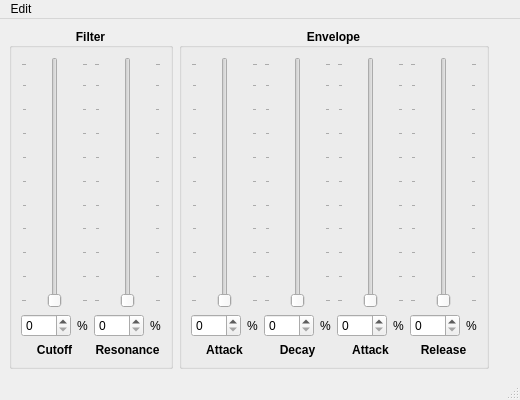
<?xml version="1.0" encoding="UTF-8"?>
<ui version="4.0">
 <class>MainWindow</class>
 <widget class="QMainWindow" name="MainWindow">
  <property name="geometry">
   <rect>
    <x>0</x>
    <y>0</y>
    <width>520</width>
    <height>400</height>
   </rect>
  </property>
  <property name="windowTitle">
   <string>MainWindow</string>
  </property>
  <widget class="QWidget" name="centralwidget">
   <layout class="QHBoxLayout" name="horizontalLayout_2">
    <item>
     <widget class="QGroupBox" name="groupBox">
      <property name="font">
       <font>
        <weight>75</weight>
        <bold>true</bold>
       </font>
      </property>
      <property name="title">
       <string>Filter</string>
      </property>
      <property name="alignment">
       <set>Qt::AlignCenter</set>
      </property>
      <layout class="QHBoxLayout" name="horizontalLayout">
       <item>
        <layout class="QVBoxLayout" name="verticalLayout_3">
         <item>
          <widget class="QSlider" name="slider_filter_cutoff">
           <property name="sizePolicy">
            <sizepolicy hsizetype="Minimum" vsizetype="Expanding">
             <horstretch>0</horstretch>
             <verstretch>0</verstretch>
            </sizepolicy>
           </property>
           <property name="font">
            <font>
             <weight>50</weight>
             <bold>false</bold>
            </font>
           </property>
           <property name="orientation">
            <enum>Qt::Vertical</enum>
           </property>
           <property name="tickPosition">
            <enum>QSlider::TicksBothSides</enum>
           </property>
           <property name="tickInterval">
            <number>10</number>
           </property>
          </widget>
         </item>
         <item>
          <layout class="QHBoxLayout" name="horizontalLayout_3">
           <item>
            <widget class="QSpinBox" name="box_filter_cutoff">
             <property name="sizePolicy">
              <sizepolicy hsizetype="Minimum" vsizetype="Fixed">
               <horstretch>0</horstretch>
               <verstretch>0</verstretch>
              </sizepolicy>
             </property>
             <property name="minimumSize">
              <size>
               <width>50</width>
               <height>0</height>
              </size>
             </property>
             <property name="font">
              <font>
               <weight>50</weight>
               <bold>false</bold>
              </font>
             </property>
            </widget>
           </item>
           <item>
            <widget class="QLabel" name="lbl_filter_percent">
             <property name="sizePolicy">
              <sizepolicy hsizetype="Minimum" vsizetype="Preferred">
               <horstretch>0</horstretch>
               <verstretch>0</verstretch>
              </sizepolicy>
             </property>
             <property name="font">
              <font>
               <weight>50</weight>
               <bold>false</bold>
              </font>
             </property>
             <property name="text">
              <string>%</string>
             </property>
             <property name="alignment">
              <set>Qt::AlignCenter</set>
             </property>
            </widget>
           </item>
          </layout>
         </item>
         <item>
          <widget class="QLabel" name="lbl_filter_cutoff">
           <property name="font">
            <font>
             <weight>75</weight>
             <bold>true</bold>
            </font>
           </property>
           <property name="text">
            <string>Cutoff</string>
           </property>
           <property name="alignment">
            <set>Qt::AlignCenter</set>
           </property>
          </widget>
         </item>
        </layout>
       </item>
       <item>
        <layout class="QVBoxLayout" name="verticalLayout_4">
         <item>
          <widget class="QSlider" name="slider_filter_resonance">
           <property name="sizePolicy">
            <sizepolicy hsizetype="Minimum" vsizetype="Expanding">
             <horstretch>0</horstretch>
             <verstretch>0</verstretch>
            </sizepolicy>
           </property>
           <property name="font">
            <font>
             <weight>50</weight>
             <bold>false</bold>
            </font>
           </property>
           <property name="orientation">
            <enum>Qt::Vertical</enum>
           </property>
           <property name="tickPosition">
            <enum>QSlider::TicksBothSides</enum>
           </property>
           <property name="tickInterval">
            <number>10</number>
           </property>
          </widget>
         </item>
         <item>
          <layout class="QHBoxLayout" name="horizontalLayout_4">
           <item>
            <widget class="QSpinBox" name="box_filter_resonance">
             <property name="sizePolicy">
              <sizepolicy hsizetype="Minimum" vsizetype="Fixed">
               <horstretch>0</horstretch>
               <verstretch>0</verstretch>
              </sizepolicy>
             </property>
             <property name="minimumSize">
              <size>
               <width>50</width>
               <height>0</height>
              </size>
             </property>
             <property name="font">
              <font>
               <weight>50</weight>
               <bold>false</bold>
              </font>
             </property>
            </widget>
           </item>
           <item>
            <widget class="QLabel" name="lbl_filter_percent_2">
             <property name="sizePolicy">
              <sizepolicy hsizetype="Minimum" vsizetype="Preferred">
               <horstretch>0</horstretch>
               <verstretch>0</verstretch>
              </sizepolicy>
             </property>
             <property name="font">
              <font>
               <weight>50</weight>
               <bold>false</bold>
              </font>
             </property>
             <property name="text">
              <string>%</string>
             </property>
             <property name="alignment">
              <set>Qt::AlignCenter</set>
             </property>
            </widget>
           </item>
          </layout>
         </item>
         <item>
          <widget class="QLabel" name="lbl_filter_resonance">
           <property name="font">
            <font>
             <weight>75</weight>
             <bold>true</bold>
            </font>
           </property>
           <property name="text">
            <string>Resonance</string>
           </property>
           <property name="alignment">
            <set>Qt::AlignCenter</set>
           </property>
          </widget>
         </item>
        </layout>
       </item>
      </layout>
     </widget>
    </item>
    <item>
     <widget class="QGroupBox" name="groupBox_2">
      <property name="font">
       <font>
        <weight>75</weight>
        <bold>true</bold>
       </font>
      </property>
      <property name="title">
       <string>Envelope</string>
      </property>
      <property name="alignment">
       <set>Qt::AlignCenter</set>
      </property>
      <layout class="QHBoxLayout" name="horizontalLayout_5">
       <item>
        <layout class="QVBoxLayout" name="verticalLayout_5">
         <item>
          <widget class="QSlider" name="slider_envelope_attack">
           <property name="sizePolicy">
            <sizepolicy hsizetype="Minimum" vsizetype="Expanding">
             <horstretch>0</horstretch>
             <verstretch>0</verstretch>
            </sizepolicy>
           </property>
           <property name="font">
            <font>
             <weight>50</weight>
             <bold>false</bold>
            </font>
           </property>
           <property name="orientation">
            <enum>Qt::Vertical</enum>
           </property>
           <property name="tickPosition">
            <enum>QSlider::TicksBothSides</enum>
           </property>
           <property name="tickInterval">
            <number>10</number>
           </property>
          </widget>
         </item>
         <item>
          <layout class="QHBoxLayout" name="horizontalLayout_6">
           <item>
            <widget class="QSpinBox" name="box_envelope_attack">
             <property name="sizePolicy">
              <sizepolicy hsizetype="Minimum" vsizetype="Fixed">
               <horstretch>0</horstretch>
               <verstretch>0</verstretch>
              </sizepolicy>
             </property>
             <property name="minimumSize">
              <size>
               <width>50</width>
               <height>0</height>
              </size>
             </property>
             <property name="font">
              <font>
               <weight>50</weight>
               <bold>false</bold>
              </font>
             </property>
            </widget>
           </item>
           <item>
            <widget class="QLabel" name="lbl_filter_percent_3">
             <property name="sizePolicy">
              <sizepolicy hsizetype="Minimum" vsizetype="Preferred">
               <horstretch>0</horstretch>
               <verstretch>0</verstretch>
              </sizepolicy>
             </property>
             <property name="font">
              <font>
               <weight>50</weight>
               <bold>false</bold>
              </font>
             </property>
             <property name="text">
              <string>%</string>
             </property>
             <property name="alignment">
              <set>Qt::AlignCenter</set>
             </property>
            </widget>
           </item>
          </layout>
         </item>
         <item>
          <widget class="QLabel" name="lbl_envelop_attack">
           <property name="font">
            <font>
             <weight>75</weight>
             <bold>true</bold>
            </font>
           </property>
           <property name="text">
            <string>Attack</string>
           </property>
           <property name="alignment">
            <set>Qt::AlignCenter</set>
           </property>
          </widget>
         </item>
        </layout>
       </item>
       <item>
        <layout class="QVBoxLayout" name="verticalLayout_6">
         <item>
          <widget class="QSlider" name="slider_envelope_decay">
           <property name="sizePolicy">
            <sizepolicy hsizetype="Minimum" vsizetype="Expanding">
             <horstretch>0</horstretch>
             <verstretch>0</verstretch>
            </sizepolicy>
           </property>
           <property name="font">
            <font>
             <weight>50</weight>
             <bold>false</bold>
            </font>
           </property>
           <property name="orientation">
            <enum>Qt::Vertical</enum>
           </property>
           <property name="tickPosition">
            <enum>QSlider::TicksBothSides</enum>
           </property>
           <property name="tickInterval">
            <number>10</number>
           </property>
          </widget>
         </item>
         <item>
          <layout class="QHBoxLayout" name="horizontalLayout_7">
           <item>
            <widget class="QSpinBox" name="box_envelope_decay">
             <property name="sizePolicy">
              <sizepolicy hsizetype="Minimum" vsizetype="Fixed">
               <horstretch>0</horstretch>
               <verstretch>0</verstretch>
              </sizepolicy>
             </property>
             <property name="minimumSize">
              <size>
               <width>50</width>
               <height>0</height>
              </size>
             </property>
             <property name="font">
              <font>
               <weight>50</weight>
               <bold>false</bold>
              </font>
             </property>
            </widget>
           </item>
           <item>
            <widget class="QLabel" name="lbl_filter_percent_4">
             <property name="sizePolicy">
              <sizepolicy hsizetype="Minimum" vsizetype="Preferred">
               <horstretch>0</horstretch>
               <verstretch>0</verstretch>
              </sizepolicy>
             </property>
             <property name="font">
              <font>
               <weight>50</weight>
               <bold>false</bold>
              </font>
             </property>
             <property name="text">
              <string>%</string>
             </property>
             <property name="alignment">
              <set>Qt::AlignCenter</set>
             </property>
            </widget>
           </item>
          </layout>
         </item>
         <item>
          <widget class="QLabel" name="lbl_envelope_decay">
           <property name="font">
            <font>
             <weight>75</weight>
             <bold>true</bold>
            </font>
           </property>
           <property name="text">
            <string>Decay</string>
           </property>
           <property name="alignment">
            <set>Qt::AlignCenter</set>
           </property>
          </widget>
         </item>
        </layout>
       </item>
       <item>
        <layout class="QVBoxLayout" name="verticalLayout_7">
         <item>
          <widget class="QSlider" name="slider_envelope_sustain">
           <property name="sizePolicy">
            <sizepolicy hsizetype="Minimum" vsizetype="Expanding">
             <horstretch>0</horstretch>
             <verstretch>0</verstretch>
            </sizepolicy>
           </property>
           <property name="font">
            <font>
             <weight>50</weight>
             <bold>false</bold>
            </font>
           </property>
           <property name="orientation">
            <enum>Qt::Vertical</enum>
           </property>
           <property name="tickPosition">
            <enum>QSlider::TicksBothSides</enum>
           </property>
           <property name="tickInterval">
            <number>10</number>
           </property>
          </widget>
         </item>
         <item>
          <layout class="QHBoxLayout" name="horizontalLayout_8">
           <item>
            <widget class="QSpinBox" name="box_envelope_sustain">
             <property name="sizePolicy">
              <sizepolicy hsizetype="Minimum" vsizetype="Fixed">
               <horstretch>0</horstretch>
               <verstretch>0</verstretch>
              </sizepolicy>
             </property>
             <property name="minimumSize">
              <size>
               <width>50</width>
               <height>0</height>
              </size>
             </property>
             <property name="font">
              <font>
               <weight>50</weight>
               <bold>false</bold>
              </font>
             </property>
            </widget>
           </item>
           <item>
            <widget class="QLabel" name="lbl_filter_percent_5">
             <property name="sizePolicy">
              <sizepolicy hsizetype="Minimum" vsizetype="Preferred">
               <horstretch>0</horstretch>
               <verstretch>0</verstretch>
              </sizepolicy>
             </property>
             <property name="font">
              <font>
               <weight>50</weight>
               <bold>false</bold>
              </font>
             </property>
             <property name="text">
              <string>%</string>
             </property>
             <property name="alignment">
              <set>Qt::AlignCenter</set>
             </property>
            </widget>
           </item>
          </layout>
         </item>
         <item>
          <widget class="QLabel" name="lbl_envelope_sustain">
           <property name="font">
            <font>
             <weight>75</weight>
             <bold>true</bold>
            </font>
           </property>
           <property name="text">
            <string>Attack</string>
           </property>
           <property name="alignment">
            <set>Qt::AlignCenter</set>
           </property>
          </widget>
         </item>
        </layout>
       </item>
       <item>
        <layout class="QVBoxLayout" name="verticalLayout_8">
         <item>
          <widget class="QSlider" name="slider_envelope_release">
           <property name="sizePolicy">
            <sizepolicy hsizetype="Minimum" vsizetype="Expanding">
             <horstretch>0</horstretch>
             <verstretch>0</verstretch>
            </sizepolicy>
           </property>
           <property name="font">
            <font>
             <weight>50</weight>
             <bold>false</bold>
            </font>
           </property>
           <property name="orientation">
            <enum>Qt::Vertical</enum>
           </property>
           <property name="tickPosition">
            <enum>QSlider::TicksBothSides</enum>
           </property>
           <property name="tickInterval">
            <number>10</number>
           </property>
          </widget>
         </item>
         <item>
          <layout class="QHBoxLayout" name="horizontalLayout_9">
           <item>
            <widget class="QSpinBox" name="box_envelope_release">
             <property name="sizePolicy">
              <sizepolicy hsizetype="Minimum" vsizetype="Fixed">
               <horstretch>0</horstretch>
               <verstretch>0</verstretch>
              </sizepolicy>
             </property>
             <property name="minimumSize">
              <size>
               <width>50</width>
               <height>0</height>
              </size>
             </property>
             <property name="font">
              <font>
               <weight>50</weight>
               <bold>false</bold>
              </font>
             </property>
            </widget>
           </item>
           <item>
            <widget class="QLabel" name="lbl_filter_percent_6">
             <property name="sizePolicy">
              <sizepolicy hsizetype="Minimum" vsizetype="Preferred">
               <horstretch>0</horstretch>
               <verstretch>0</verstretch>
              </sizepolicy>
             </property>
             <property name="font">
              <font>
               <weight>50</weight>
               <bold>false</bold>
              </font>
             </property>
             <property name="text">
              <string>%</string>
             </property>
             <property name="alignment">
              <set>Qt::AlignCenter</set>
             </property>
            </widget>
           </item>
          </layout>
         </item>
         <item>
          <widget class="QLabel" name="lbl_envelope_release">
           <property name="font">
            <font>
             <weight>75</weight>
             <bold>true</bold>
            </font>
           </property>
           <property name="text">
            <string>Release</string>
           </property>
           <property name="alignment">
            <set>Qt::AlignCenter</set>
           </property>
          </widget>
         </item>
        </layout>
       </item>
      </layout>
     </widget>
    </item>
    <item>
     <spacer name="horizontalSpacer">
      <property name="orientation">
       <enum>Qt::Horizontal</enum>
      </property>
      <property name="sizeHint" stdset="0">
       <size>
        <width>40</width>
        <height>20</height>
       </size>
      </property>
     </spacer>
    </item>
   </layout>
  </widget>
  <widget class="QMenuBar" name="menubar">
   <property name="geometry">
    <rect>
     <x>0</x>
     <y>0</y>
     <width>520</width>
     <height>21</height>
    </rect>
   </property>
   <widget class="QMenu" name="menuEdit">
    <property name="title">
     <string>Edit</string>
    </property>
    <addaction name="actionRead_all_values"/>
   </widget>
   <addaction name="menuEdit"/>
  </widget>
  <widget class="QStatusBar" name="statusbar"/>
  <action name="actionRead_all_values">
   <property name="text">
    <string>Read all values</string>
   </property>
  </action>
 </widget>
 <resources/>
 <connections/>
</ui>
